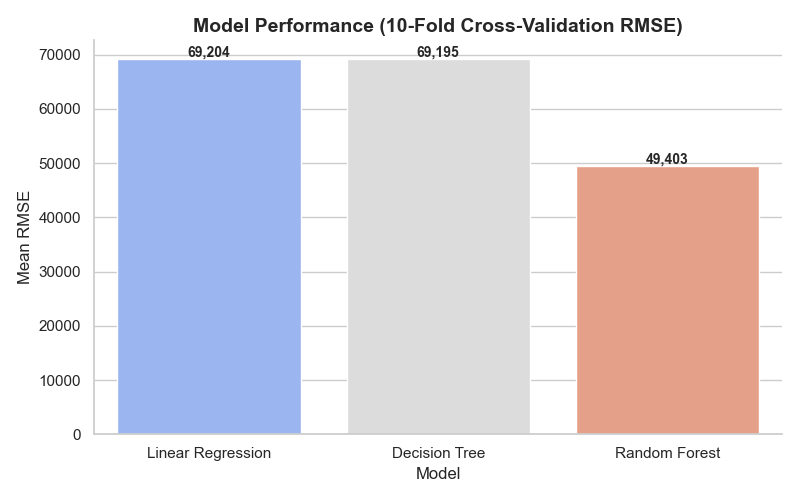

Python code for this plot:
import matplotlib.pyplot as plt
import seaborn as sns

# Model names and their mean RMSE from your results
models = ["Linear Regression", "Decision Tree", "Random Forest"]
rmse_means = [69204, 69195, 49403]

# Set style
sns.set_theme(style="whitegrid")

# Create figure
plt.figure(figsize=(8, 5))
barplot = sns.barplot(x=models, y=rmse_means, palette="coolwarm")

# Add values above bars
for i, value in enumerate(rmse_means):
    plt.text(i, value + 500, f"{value:,.0f}", ha='center', fontsize=10, fontweight='bold')

# Labels and title
plt.ylabel("Mean RMSE", fontsize=12)
plt.xlabel("Model", fontsize=12)
plt.title("Model Performance (10-Fold Cross-Validation RMSE)", fontsize=14, fontweight='bold')

# Remove spines for cleaner look
sns.despine()

# Show plot
plt.tight_layout()
plt.show()
